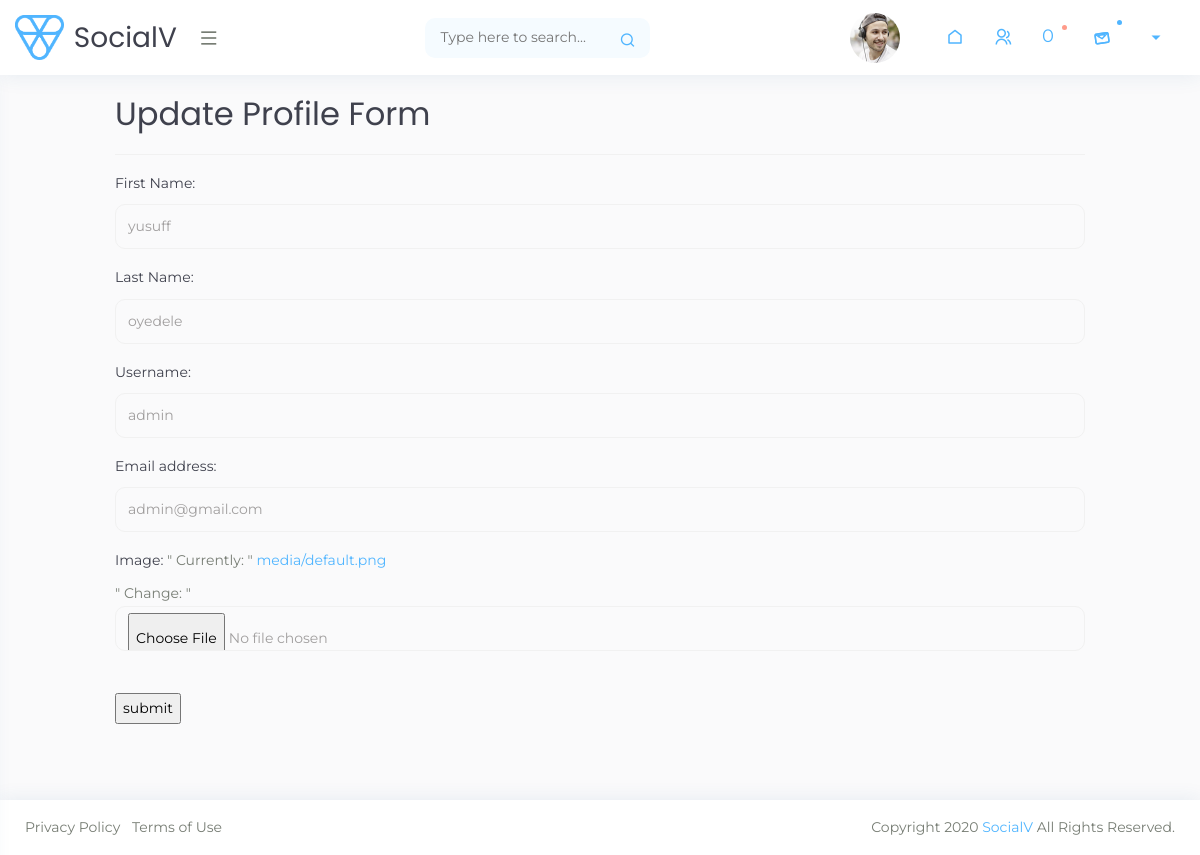
The page /update-profile/2/ on the database as committed earlier.
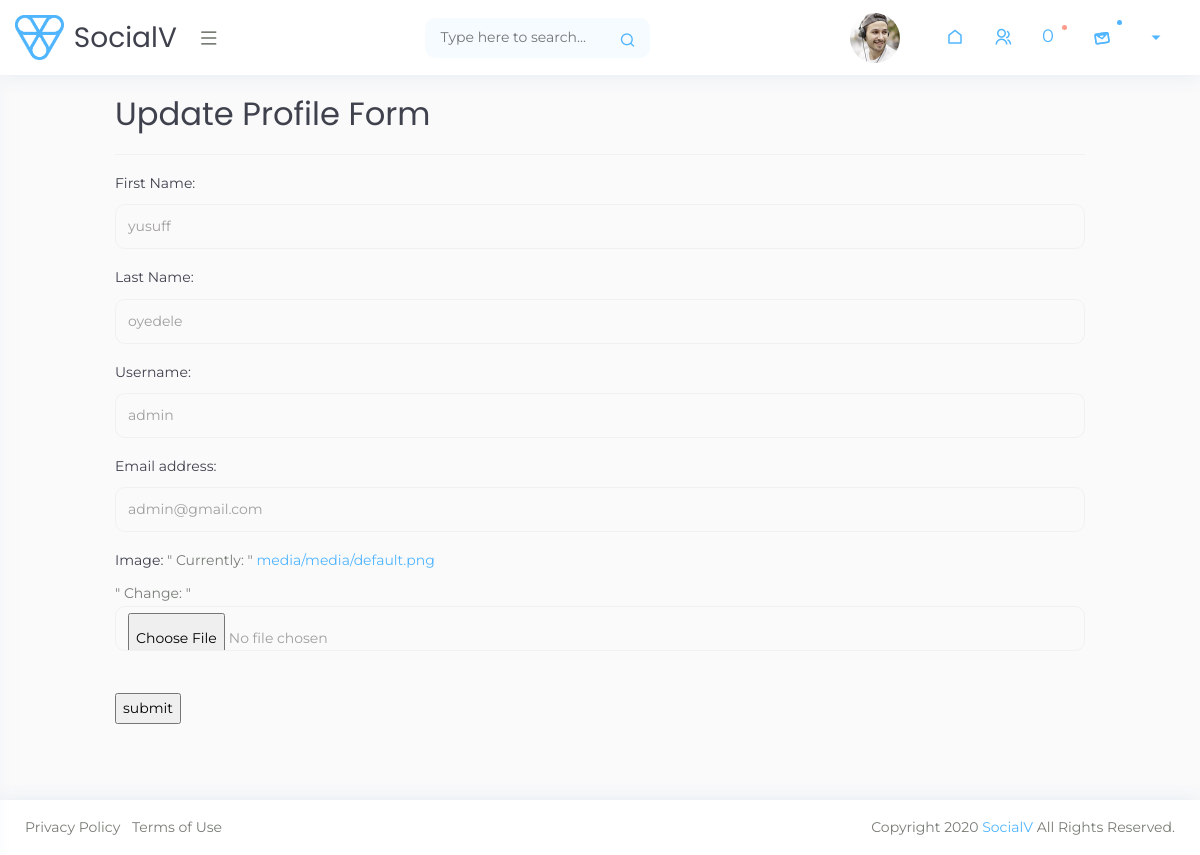
The same page on the database as committed later.
### account/models.py (models this page shows, shortened)
class User(AbstractBaseUser):
    first_name = models.CharField(max_length=200)
    last_name = models.CharField(max_length=200)
    email = models.EmailField(max_length=200, unique=True)
    username = models.CharField(max_length=200, unique=True)
    image = models.ImageField(default='media/default.png', upload_to='media/')
    date_joined = models.DateTimeField(auto_now_add=True)
    last_login = models.DateTimeField(auto_now=True)
    is_active = models.BooleanField(default=False)
    is_superuser = models.BooleanField(default=False)
    objects = UserManager()
    USERNAME_FIELD = 'email'
    REQUIRED_FIELDS = ['username', 'first_name', 'last_name']

### account/views.py (the view, shortened to what this page needs)
# urls.py: path('update-profile/<int:pk>/', views.UpdateProfileView.as_view(), name='update-profile'),
class UpdateProfileView(UpdateView):
    model = User
    form_class = UserForm

### account/forms.py
class UserForm(ModelForm):
    class Meta:
        model = User
        fields = ["first_name", "last_name", "username", 'email', 'image']

### notification/context_processors.py (called while the page is built, shortened)
def count_notification(request):
    if not request.user.pk:
        return {"noti_count": 0}

### templates/account/user_form.html (shortened to what this page needs)
{% extends 'base.html' %}
{% block content %}
    <h2>Update Profile Form</h2><hr>
    <form method="post" action="{% url 'update-profile' request.user.id %}" enctype="multipart/form-data">
        <div class="form-group">
                <label for="first_name">First Name:</label>
                <input type="text"
                       class="form-control mb-0"
                       id="first_name"
                       name="first_name"
                       value="{{ form.first_name.value }}" required>
            </div>
            <div class="form-group">
                <label for="last_name">Last Name:</label>
                <input type="text"
                       class="form-control mb-0"
                       id="last_name"
                       name="last_name"
                       value="{{ form.last_name.value }}">
            </div>
            <div class="form-group">
                <label for="username">Username:</label>
                <input type="text"
                       class="form-control mb-0"
                       id="username"
                       name="username"
                       value="{{ form.username.value }}">
            </div>
            <div class="form-group">
                <label for="email">Email address:</label>
                <input type="email"
                       class="form-control mb-0"
                       id="email"
                       name="email"
                       value="{{ form.email.value }}">
            </div>
            <div class="form-group">
                <label for="image">Image:</label>
                " Currently: "
                <a href="/media/{{ form.image.value }}">media/{{ form.image.value }}</a><br>
                " Change: "
                <input type="file"
                       class="form-control mb-0"
                       id="image"
                       name="image"
                       accept="image/*">
            </div><br>
    <input type="submit" value="submit">
    </form>
{% endblock %}

Rows that differ between the two databases and show on the page:
changed User "yusuff": image.value "default.png" → "media/default.png"
